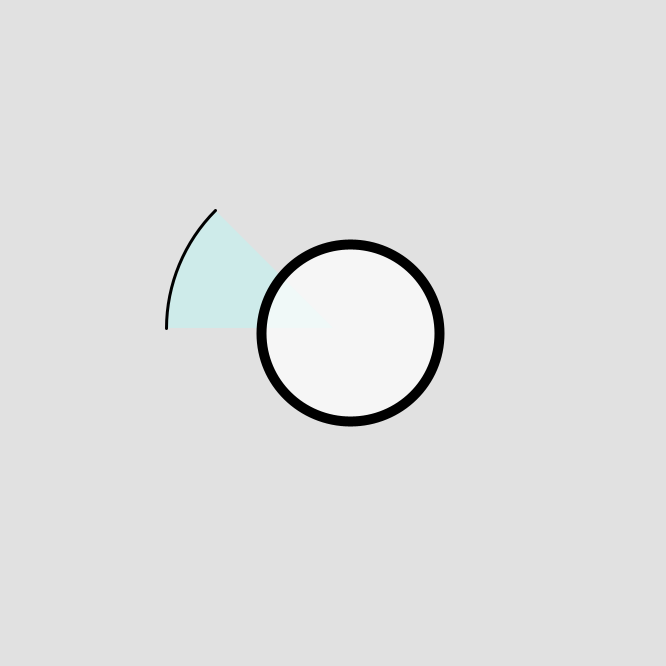
Frame 1 (no input)
Frame 60 (the mouse pressed at the canvas centre just before this capture): identical to frame 1, image omitted
Frame 120 (the mouse held since frame 60 and released just before this capture): identical to frame 1, image omitted

The Processing sketch that drew this single still picture (run headless with seeded random() and noise(); from frame 60 on, the mouse is pressed at the canvas centre):

// Processing sketch: sketch_240916a
// ── sketch_240916a.pde
void setup() {
  size(666, 666);
}

void draw() {
  background(225, 1000);
  fill(177, 250, 247, 100);
  strokeWeight(3);
  arc(333, 328, width/2.00, height/2.00, TAU* 0.500, TAU* 0.625);
  strokeWeight(10);
  stroke(0);
  fill(255, 175);
  circle(width/1.9, height/2, width/3.75);
}
